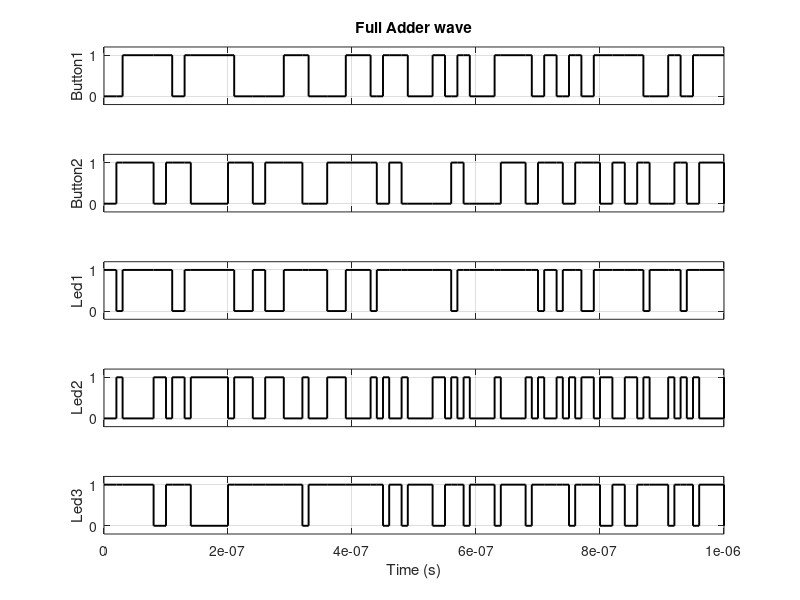

Recreate this plot in MATLAB.
%[time_ps, step, B1, B2, L1, L2, L3]

raw = [
      0     1   0 0 1 0 1
      0     2   0 0 1 0 1
  20000     0   0 1 1 0 1
  20000     1   0 1 0 1 1
  30000     0   1 1 0 1 1
  30000     1   1 1 1 0 1
  80000     0   1 0 1 0 1
  80000     1   1 0 1 1 0
 100000     0   1 1 1 1 0
 100000     1   1 1 1 0 1
 110000     0   0 1 1 0 1
 110000     1   0 1 0 1 1
 130000     0   1 1 0 1 1
 130000     1   1 1 1 0 1
 140000     0   1 0 1 0 1
 140000     1   1 0 1 1 0
 200000     0   1 1 1 1 0
 200000     1   1 1 1 0 1
 210000     0   0 1 1 0 1
 210000     1   0 1 0 1 1
 240000     0   0 0 0 1 1
 240000     1   0 0 1 0 1
 260000     0   0 1 1 0 1
 260000     1   0 1 0 1 1
 290000     0   1 1 0 1 1
 290000     1   1 1 1 0 1
 320000     0   1 0 1 0 1
 320000     1   1 0 1 1 0
 330000     0   0 0 1 1 0
 330000     1   0 0 1 0 1
 360000     0   0 1 1 0 1
 360000     1   0 1 0 1 1
 390000     0   1 1 0 1 1
 390000     1   1 1 1 0 1
 430000     0   0 1 1 0 1
 430000     1   0 1 0 1 1
 440000     0   0 0 0 1 1
 440000     1   0 0 1 0 1
 450000     0   1 0 1 0 1
 450000     1   1 0 1 1 0
 460000     0   1 1 1 1 0
 460000     1   1 1 1 0 1
 480000     0   1 0 1 0 1
 480000     1   1 0 1 1 0
 490000     0   0 0 1 1 0
 490000     1   0 0 1 0 1
 530000     0   1 0 1 0 1
 530000     1   1 0 1 1 0
 550000     0   0 0 1 1 0
 550000     1   0 0 1 0 1
 560000     0   0 1 1 0 1
 560000     1   0 1 0 1 1
 570000     0   1 1 0 1 1
 570000     1   1 1 1 0 1
 580000     0   1 0 1 0 1
 580000     1   1 0 1 1 0
 590000     0   0 0 1 1 0
 590000     1   0 0 1 0 1
 630000     0   1 0 1 0 1
 630000     1   1 0 1 1 0
 640000     0   1 1 1 1 0
 640000     1   1 1 1 0 1
 680000     0   1 0 1 0 1
 680000     1   1 0 1 1 0
 690000     0   0 0 1 1 0
 690000     1   0 0 1 0 1
 700000     0   0 1 1 0 1
 700000     1   0 1 0 1 1
 710000     0   1 1 0 1 1
 710000     1   1 1 1 0 1
 730000     0   0 1 1 0 1
 730000     1   0 1 0 1 1
 740000     0   0 0 0 1 1
 740000     1   0 0 1 0 1
 750000     0   1 0 1 0 1
 750000     1   1 0 1 1 0
 760000     0   1 1 1 1 0
 760000     1   1 1 1 0 1
 770000     0   0 1 1 0 1
 770000     1   0 1 0 1 1
 790000     0   1 1 0 1 1
 790000     1   1 1 1 0 1
 800000     0   1 0 1 0 1
 800000     1   1 0 1 1 0
 820000     0   1 1 1 1 0
 820000     1   1 1 1 0 1
 840000     0   1 0 1 0 1
 840000     1   1 0 1 1 0
 860000     0   1 1 1 1 0
 860000     1   1 1 1 0 1
 870000     0   0 1 1 0 1
 870000     1   0 1 0 1 1
 880000     0   0 0 0 1 1
 880000     1   0 0 1 0 1
 910000     0   1 0 1 0 1
 910000     1   1 0 1 1 0
 920000     0   1 1 1 1 0
 920000     1   1 1 1 0 1
 930000     0   0 1 1 0 1
 930000     1   0 1 0 1 1
 940000     0   0 0 0 1 1
 940000     1   0 0 1 0 1
 950000     0   1 0 1 0 1
 950000     1   1 0 1 1 0
 960000     0   1 1 1 1 0
 960000     1   1 1 1 0 1
1000000     0   1 0 1 0 1
1000000     1   1 0 1 1 0
];
t_ps = raw(:,1);
V = raw(:,3:7);  
names = {'Button1','Button2','Led1','Led2','Led3'};
t = t_ps * 1e-12; 
figure('Color','w','Name','Signals (0/1)');
for k = 1:5
    subplot(5,1,k);
    stairs(t, V(:,k), 'k','LineWidth',1.4);
    ylim([-0.2 1.2]); yticks([0 1]); grid on;
    ylabel(names{k});
    if k==1, title('Full Adder wave'); end
    if k<5
        set(gca,'XTickLabel',[]);
    else
        xlabel('Time (s)');
    end
end